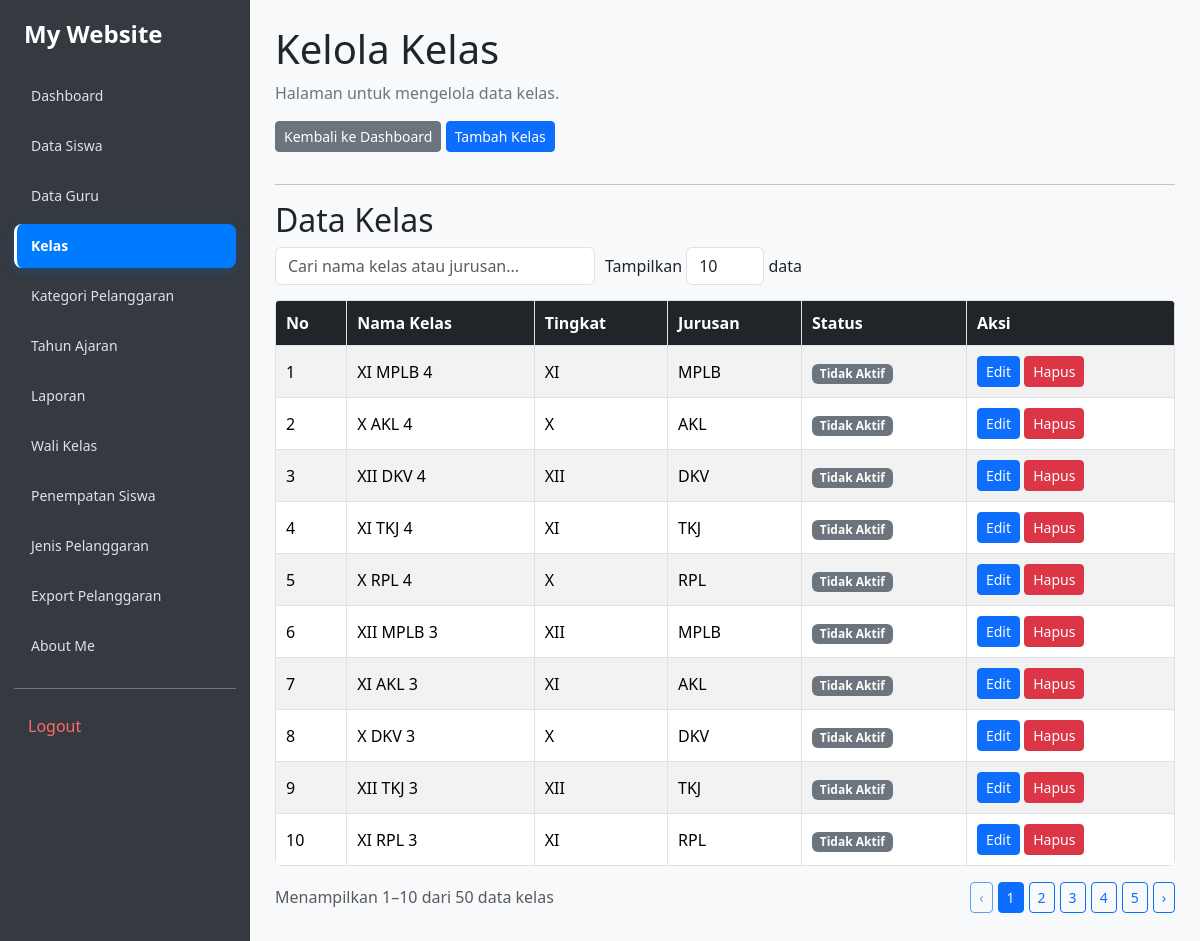
The page /kelola_kelas.php (signed in) on the database its author committed.
### tables this page shows
CREATE TABLE `t_kelas` (
  `id` int(11) NOT NULL,
  `nama` varchar(100) NOT NULL,
  `tingkat` varchar(20) NOT NULL,
  `jurusan` varchar(100) NOT NULL,
  `status_aktif` tinyint(1) NOT NULL,
  `created_at` timestamp NOT NULL DEFAULT current_timestamp(),
  `updated_at` timestamp NOT NULL DEFAULT current_timestamp()
);

### kelola_kelas.php (the view, shortened to what this page needs)
<?php
include 'config/koneksi.php';
$query = mysqli_query($koneksi, "
    SELECT * FROM t_kelas
    ORDER BY id DESC
");
?>
<!DOCTYPE html>
<html lang="id">
<head>
    <link href="https://cdn.jsdelivr.net/npm/bootstrap@5.3.8/dist/css/bootstrap.min.css" rel="stylesheet">
</head>
<body>
<?php include 'includes/sidebar.php'; ?>
<main class="main-content">
    <h1 class="mb-2">Kelola Kelas</h1>
    <p class="text-secondary">
        Halaman untuk mengelola data kelas.
    </p>
    <a href="dashboard.php" class="btn btn-secondary btn-sm mb-3">
        Kembali ke Dashboard
    </a>
    <a href="tambah_kelas.php" class="btn btn-primary btn-sm mb-3">
        Tambah Kelas
    </a>
    <hr>
    <h2>Data Kelas</h2>
    <div class="kontrol-tabel">
        <input type="search"
               id="cariKelas"
               placeholder="Cari nama kelas atau jurusan..."
               class="form-control">
        <label class="mb-0">
            Tampilkan
            <select id="jumlahKelas"
                    class="form-control"
                    style="display:inline-block;width:auto;">
                <option value="10" selected>10</option>
            </select>
            data
        </label>
    </div>
    <div class="tabel-kelas-wrapper">
        <table id="tabelKelas"
               class="table table-bordered table-striped table-hover">
            <thead>
                <tr>
                    <th data-kolom="0">No</th>
                    <th data-kolom="1">Nama Kelas</th>
                    <th data-kolom="2">Tingkat</th>
                    <th data-kolom="3">Jurusan</th>
                    <th data-kolom="4">Status</th>
                    <th>Aksi</th>
                </tr>
            </thead>
            <tbody id="isiTabel">
            <?php
            $no = 1;
            if (mysqli_num_rows($query) > 0) {
                while ($kelas = mysqli_fetch_assoc($query)) {
            ?>
                <tr>
                    <td><?= $no++ ?></td>
                    <td>
                        <?= htmlspecialchars($kelas['nama'] ?? '') ?>
                    </td>
                    <td>
                        <?= htmlspecialchars($kelas['tingkat'] ?? '') ?>
                    </td>
                    <td>
                        <?= htmlspecialchars($kelas['jurusan'] ?? '') ?>
                    </td>
                    <td>
                        <?php if (($kelas['status_aktif'] ?? 0) == 1): ?>
                            <span class="badge bg-success">Aktif</span>
                        <?php else: ?>
                            <span class="badge bg-secondary">Tidak Aktif</span>
                        <?php endif; ?>
                    </td>
                    <td class="text-nowrap">
                        <a href="edit_kelas.php?id=<?= (int)$kelas['id'] ?>"
                           class="btn btn-primary btn-sm">
                            Edit
                        </a>
                        <a href="hapus_kelas.php?id=<?= (int)$kelas['id'] ?>"
                           class="btn btn-danger btn-sm"
                           onclick="return confirm('Yakin ingin menghapus kelas ini?')">
                            Hapus
                        </a>
                    </td>
                </tr>
            <?php
                }
            } ?>
            </tbody>
        </table>
    </div>
    <div class="d-flex justify-content-between align-items-center flex-wrap mt-3">
        <p id="infoData" class="text-muted"></p>
        <div id="navigasi" class="paginasi"></div>
    </div>
</main>
</body>
</html>

### includes/sidebar.css (style rules this page uses)
body { background: #f8f9fa; margin: 0; }
.main-content { margin-left: 250px; padding: 25px; min-width: 0; box-sizing: border-box; }

### kelola_kelas.php (style rules this page uses)
body { background: #f8f9fa; margin: 0; }
.main-content { margin-left: 250px; padding: 25px; min-width: 0; }
.tabel-kelas-wrapper { width: 100%; overflow-x: auto; background: white; border-radius: 6px; }
#tabelKelas { width: 100%; margin-bottom: 0; }
#tabelKelas th, #tabelKelas td { padding: 10px; vertical-align: middle; }
#tabelKelas th { background: #212529; color: white; white-space: nowrap; cursor: pointer; }
.kontrol-tabel { display: flex; align-items: center; flex-wrap: wrap; gap: 10px; margin-bottom: 15px; }
.kontrol-tabel input { max-width: 320px; }
.paginasi { display: flex; gap: 5px; flex-wrap: wrap; margin-bottom: 15px; }

### rows shown on the page
t_kelas: nama "XI MPLB 4", tingkat "XI", jurusan "MPLB", status_aktif "Tidak Aktif"
t_kelas: nama "X AKL 4", tingkat "X", jurusan "AKL", status_aktif "Tidak Aktif"
t_kelas: nama "XII DKV 4", tingkat "XII", jurusan "DKV", status_aktif "Tidak Aktif"
t_kelas: nama "XI TKJ 4", tingkat "XI", jurusan "TKJ", status_aktif "Tidak Aktif"
t_kelas: nama "X RPL 4", tingkat "X", jurusan "RPL", status_aktif "Tidak Aktif"
t_kelas: nama "XII MPLB 3", tingkat "XII", jurusan "MPLB", status_aktif "Tidak Aktif"
t_kelas: nama "XI AKL 3", tingkat "XI", jurusan "AKL", status_aktif "Tidak Aktif"
t_kelas: nama "X DKV 3", tingkat "X", jurusan "DKV", status_aktif "Tidak Aktif"
t_kelas: nama "XII TKJ 3", tingkat "XII", jurusan "TKJ", status_aktif "Tidak Aktif"
t_kelas: nama "XI RPL 3", tingkat "XI", jurusan "RPL", status_aktif "Tidak Aktif"

### other values the page prints
$item[0] "Dashboard"
$item[0] "Data Siswa"
$item[0] "Data Guru"
$item[0] "Kelas"
$item[0] "Kategori Pelanggaran"
$item[0] "Tahun Ajaran"
$item[0] "Laporan"
$item[0] "Wali Kelas"
$item[0] "Penempatan Siswa"
$item[0] "Jenis Pelanggaran"
$item[0] "Export Pelanggaran"
$item[0] "About Me"
